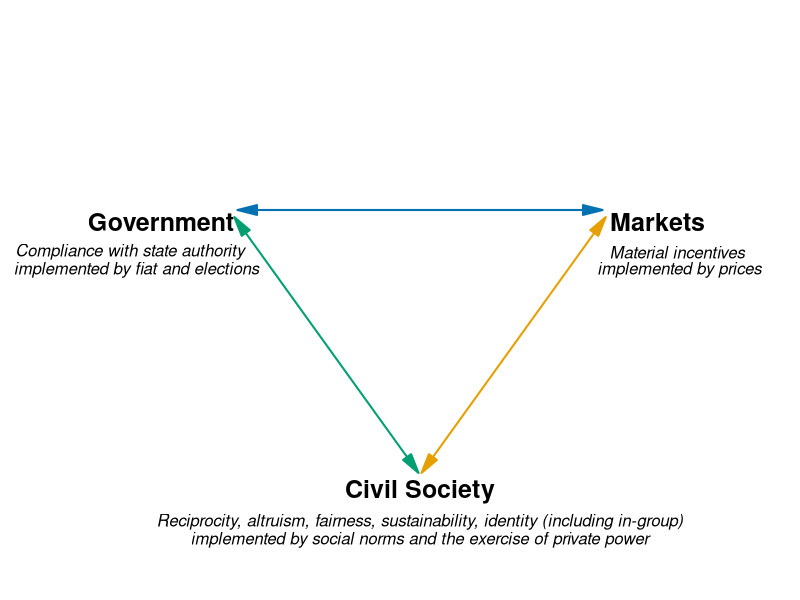

Generate this figure with R:
#' Graph Designer: Scott Cohn
#' Authors: Bowles and Halliday
#' Title: Coordination, Conflict and Competition: A Text in Microeconomics

library(shape)

pdf(file = "public_mechanism/govt_markt_civ_empty.pdf", width = 9, height = 6)

#Set parameters for graphics
pointsize <- 1.8
axislabelsize <- 1.5
labelsize <- 1.0
namesize <- 1.8
annotatesize <- 1.5
graphlinewidth <- 2
segmentlinewidth <- 1.5

COL <- c("#7fc97f", "#beaed4", "#fdc086", "#ffff99", "#386cb0", "#f0027f", "#bf5b17", "#666666")
COLA <- c("#e0f3db", "#99d8c9","#66c2a4","#41ae76", "#238b45", "#005824")
COLB <- c("#c6dbef", "#4eb3d3", "#2b8cbe", "#0868ac","#084081")
COLC <- c("#fcfbfd", "#efedf5", "#dadaeb", "#bcbddc", "#9e9ac8", "#807dba", "#6a51a3", "#54278f", "#3f007d")
grays <- gray.colors(25, start = 1, end = 0, alpha = 1)
CBCols <- c("#009E73","#0072B2","#E69F00","#CC79A7", "#F0E442","#D55E00")

#Edited the margins to cater for the larger LHS labels
par(mar =  c(0, 3, 0, 1))


#Add limits on axes and levels of utility for each indifference curve
ylims <- c(0, 50)
xlims <- c(0, 50)

npts <- 501 
x <- seq(xlims[1], xlims[2], length.out = npts)
y <- seq(ylims[1], ylims[2], length.out = npts) 

plot(0, 0, xlim = xlims, ylim = ylims, type = "n",
     xlab = expression(paste("")),
     ylab = expression(paste("")), 
     xaxt = "n", 
     yaxt = "n", 
     cex.lab = axislabelsize, 
     bty = "n", 
     xaxs = "i", 
     yaxs = "i"
)


# Axes --------------------------------------------------------------------


# ticksy <- c(NA)
# ylabels <- c(NA)
# ticksx <- c(NA)
# xlabels <- c(NA)
# 
# axis(1,at = ticksx,  pos = 0, labels = xlabels, cex.axis = labelsize)
# axis(2,at = ticksy,  pos = 0, labels = ylabels, las = 1, cex.axis = labelsize)

npts <- 500 
xx1 <- seq(xlims[1], xlims[2], length.out = npts)

#Axis labels and draw linear utility function
# text(-0.2, 0.5*ylims[2], expression(paste("y axis")), xpd = TRUE, cex = axislabelsize, srt = 90) 
# text(0.5*xlims[2], -0.15, expression(paste("x axis")), xpd = TRUE, cex = axislabelsize) 

# Arrows ------------------------------------------------------------------

# points(12, 32.5, cex = 1.5, pch = 16)
# points(38, 32.5, cex = 1.5, pch = 16)
# points(25, 10, cex = 1.5, pch = 16)

# Top
Arrows(13, 32.5, 37, 32.5, code = 3, lty = 1, lwd = graphlinewidth, arr.type = "triangle", col = CBCols[2])
# Left
Arrows(12.5, 31.25, 24.5, 11.25, code = 3, lty = 1, lwd = graphlinewidth, arr.type = "triangle", col = CBCols[1])
# Right
Arrows(25.5, 11.25, 37.5, 31.25, code = 3, lty = 1, lwd = graphlinewidth, arr.type = "triangle", col = CBCols[3])

# Text --------------------------------------------------------------------
text(7, 31.5, expression(bold("Government")), cex = axislabelsize)
text(4.85, 29, expression(italic("Compliance with state authority")), cex = labelsize, xpd = TRUE)
text(5.3, 27.5, expression(italic("implemented by fiat and elections")), cex = labelsize, xpd = TRUE)

text(41.5, 31.5, expression(bold("Markets")), cex = axislabelsize)
text(42.85, 29, expression(italic("Material incentives")), cex = labelsize, xpd = TRUE)
text(43, 27.5, expression(italic("implemented by prices")), cex = labelsize, xpd = TRUE)

text(25, 9, expression(bold("Civil Society")), cex = axislabelsize)
text(25, 6.5, expression(italic("Reciprocity, altruism, fairness, sustainability, identity (including in-group)")), cex = labelsize, xpd = TRUE)
text(25, 5, expression(italic("implemented by social norms and the exercise of private power")), cex = labelsize, xpd = TRUE)

# Annotations (CW) --------------------------------------------------------

# Top
# text(7, 38, expression("Mandatory risk-sharing (transfers)"), cex = labelsize, xpd = TRUE)
# Arrows(12.5, 33.5, 9, 37, code = 1, lty = 1, lwd = graphlinewidth, arr.type = "triangle", arr.length = 0.2, col = "black")

#text(20, 43, expression("Free childcare"), cex = labelsize, xpd = TRUE)
# Arrows(15, 33.25, 20, 42, code = 1, lty = 1, lwd = graphlinewidth, arr.type = "triangle", arr.length = 0.2, col = "black")
# text(20, 45, expression("Reallocation of labor - 20k Qantas workers"), cex = labelsize, xpd = TRUE)
# text(20, 43, expression("hired by government as contact tracers"), cex = labelsize, xpd = TRUE)
#Arrows(25, 33.25, 30, 35.5, code = 1, lty = 1, lwd = graphlinewidth, arr.type = "triangle", arr.length = 0.2, col = "black")

# Right
# text(41, 25, expression("Reallocation of labor -"), cex = labelsize, xpd = TRUE)
# text(41, 23.5, expression("Amazon hires 100k"), cex = labelsize, xpd = TRUE)
# Arrows(35, 30, 36, 26, code = 1, lty = 1, lwd = graphlinewidth, arr.type = "triangle", arr.length = 0.2, col = "black")
# 
# text(43, 21, expression("Fast-track approval for private sector"), cex = labelsize, xpd = TRUE)
# text(43, 19.5, expression("developed virus tests"), cex = labelsize, xpd = TRUE)
# Arrows(25, 28, 32.5, 21, code = 1, lty = 1, lwd = graphlinewidth, arr.type = "triangle", arr.length = 0.2, col = "black")
# 
# text(38, 17, expression("Research, production and"), cex = labelsize, xpd = TRUE)
# text(38, 15.5, expression("distribution of vaccine"), cex = labelsize, xpd = TRUE)
# Arrows(24, 25, 30.5, 17, code = 1, lty = 1, lwd = graphlinewidth, arr.type = "triangle", arr.length = 0.2, col = "black")
# 
# text(36, 13, expression("German healthcare system"), cex = labelsize, xpd = TRUE)
# Arrows(22, 25, 28, 13, code = 1, lty = 1, lwd = graphlinewidth, arr.type = "triangle", arr.length = 0.2, col = "black")

# Left

# text(17, 13, expression("Social distancing"), cex = labelsize, xpd = TRUE)
# Arrows(24, 14, 22, 13, code = 1, lty = 1, lwd = graphlinewidth, arr.type = "triangle", arr.length = 0.2, col = "black")

# text(15, 15.5, expression("Care work at home"), cex = labelsize, xpd = TRUE)
# Arrows(24, 16, 21, 15.5, code = 1, lty = 1, lwd = graphlinewidth, arr.type = "triangle", arr.length = 0.2, col = "black")

# text(12, 19.5, expression("Kidney exchanges"), cex = labelsize, xpd = TRUE)
# text(12, 18, expression("(kidney sales prohibited)"), cex = labelsize, xpd = TRUE)
# Arrows(22, 17, 18, 19.5, code = 1, lty = 1, lwd = graphlinewidth, arr.type = "triangle", arr.length = 0.2, col = "black")

# text(8, 22, expression("NHS call for volunteers"), cex = labelsize, xpd = TRUE)
# Arrows(17.5, 22, 15, 22, code = 1, lty = 1, lwd = graphlinewidth, arr.type = "triangle", arr.length = 0.2, col = "black")
# 
# text(9, 24.5, expression("Virus-testing"), cex = labelsize, xpd = TRUE)
# Arrows(16, 24.5, 13, 24.5, code = 1, lty = 1, lwd = graphlinewidth, arr.type = "triangle", arr.length = 0.2, col = "black")




dev.off()
